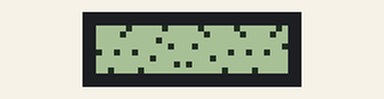
The program below on a simulated ESP8266 (NodeMCU). Parts: 32×8 one-colour display. WiFi joins after 1.5 s; servers stay silent unless stated; what the program prints to the serial monitor is not drawn.

Above: at 0.1 s.
At 0.8 s:
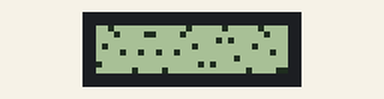
At 1.5 s:
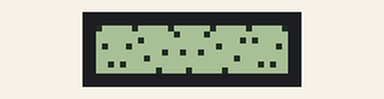

The program:

main.cpp
```cpp
// (licence header left out)
// Licensed under the Apache License, Version 2.0(the "License");
// you may not use this file except in compliance with the License.
// You may obtain a copy of the License at

// http: // www.apache.org/licenses/LICENSE-2.0

#include <ESP8266WiFi.h>
#include <WiFiUdp.h>
#include <Wire.h>
#include <SPI.h>
#include <U8g2lib.h>
#ifdef U8X8_HAVE_HW_SPI
#include <SPI.h>
#endif
#ifdef U8X8_HAVE_HW_I2C
#include <Wire.h>
#endif

const char *ssid = "TP-LINK_6687";   // set your ssid
const char *password = "d123456789"; // set your password
WiFiUDP udp;
IPAddress staticIP(192, 168, 0, 123); // Set your desired static IP address
IPAddress gateway(192, 168, 0, 1);    // Set your gateway IP address
IPAddress subnet(255, 255, 255, 0);   // Set your subnet mask
IPAddress dns(8, 8, 8, 8);            // Set your primary DNS server

// change this define if needed
U8G2_MAX7219_32X8_F_4W_SW_SPI u8g2(U8G2_R2, 14, 13, 12, U8X8_PIN_NONE, U8X8_PIN_NONE);

void setup()
{
  Serial.begin(115200);
  u8g2.begin();
  u8g2.clearBuffer();
  u8g2.sendBuffer();
  WiFi.begin(ssid, password);
  while (WiFi.status() != WL_CONNECTED)
  {
    u8g2.clearBuffer();
    for (size_t i = 0; i < 32; i++)
    {
      uint8_t h = 4 + uint8_t(sin((millis() / 300.f) + float(i)) * 4.5);
      u8g2.drawPixel(i, h);
    }
    u8g2.sendBuffer();
    delay(100);
    Serial.println("Connecting to WiFi...");
  }
  WiFi.config(staticIP, gateway, subnet, dns);
  Serial.println("Connected to WiFi");
  u8g2.clearBuffer();
  u8g2.sendBuffer();
  udp.begin(1234);
}

void loop()
{
  int packetSize = udp.parsePacket();
  if (packetSize > 0)
  {
    uint8_t packetBuffer[packetSize];
    udp.read(packetBuffer, packetSize);
    if (packetSize != 64)
    {
      return;
    }
    u8g2.clearBuffer();
    for (int i = 0; i < 32; i++)
    {
      if (i < 16)
      {
        u8g2.drawPixel(15 - i, 7 - packetBuffer[i]);
      }
      else
      {
        u8g2.drawPixel(i, 7 - packetBuffer[i]);
      }
    }
    for (int i = 32; i < 64; i++)
    {
      if (i < 48)
      {
        u8g2.drawLine(15 - (i - 32), 7, 15 - (i - 32), 7 - packetBuffer[i]);
      }
      else
      {
        u8g2.drawLine(i - 32, 7, i - 32, 7 - packetBuffer[i]);
      }
    }
    u8g2.sendBuffer();
  }
}
```
